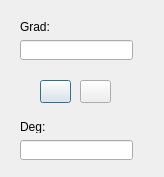
<?xml version="1.0" encoding="UTF-8"?>
<ui version="4.0">
 <class>Winkel</class>
 <widget class="QDialog" name="Winkel">
  <property name="geometry">
   <rect>
    <x>0</x>
    <y>0</y>
    <width>164</width>
    <height>177</height>
   </rect>
  </property>
  <property name="windowTitle">
   <string>Winkel</string>
  </property>
  <widget class="QPushButton" name="pushButton">
   <property name="geometry">
    <rect>
     <x>40</x>
     <y>80</y>
     <width>31</width>
     <height>23</height>
    </rect>
   </property>
   <property name="text">
    <string/>
   </property>
   <property name="icon">
    <iconset resource="res.qrc">
     <normaloff>:/arrowdown.png</normaloff>:/arrowdown.png</iconset>
   </property>
  </widget>
  <widget class="QLineEdit" name="lineEdit">
   <property name="geometry">
    <rect>
     <x>20</x>
     <y>40</y>
     <width>113</width>
     <height>20</height>
    </rect>
   </property>
  </widget>
  <widget class="QLineEdit" name="lineEdit_2">
   <property name="geometry">
    <rect>
     <x>20</x>
     <y>140</y>
     <width>113</width>
     <height>20</height>
    </rect>
   </property>
  </widget>
  <widget class="QLabel" name="label">
   <property name="geometry">
    <rect>
     <x>20</x>
     <y>20</y>
     <width>47</width>
     <height>13</height>
    </rect>
   </property>
   <property name="text">
    <string>Grad:</string>
   </property>
  </widget>
  <widget class="QLabel" name="label_2">
   <property name="geometry">
    <rect>
     <x>20</x>
     <y>120</y>
     <width>47</width>
     <height>13</height>
    </rect>
   </property>
   <property name="text">
    <string>Deg:</string>
   </property>
  </widget>
  <widget class="QPushButton" name="pushButton_2">
   <property name="geometry">
    <rect>
     <x>80</x>
     <y>80</y>
     <width>31</width>
     <height>23</height>
    </rect>
   </property>
   <property name="text">
    <string/>
   </property>
   <property name="icon">
    <iconset resource="res.qrc">
     <normaloff>:/arrowup.png</normaloff>:/arrowup.png</iconset>
   </property>
  </widget>
 </widget>
 <resources>
  <include location="res.qrc"/>
 </resources>
 <connections/>
</ui>
